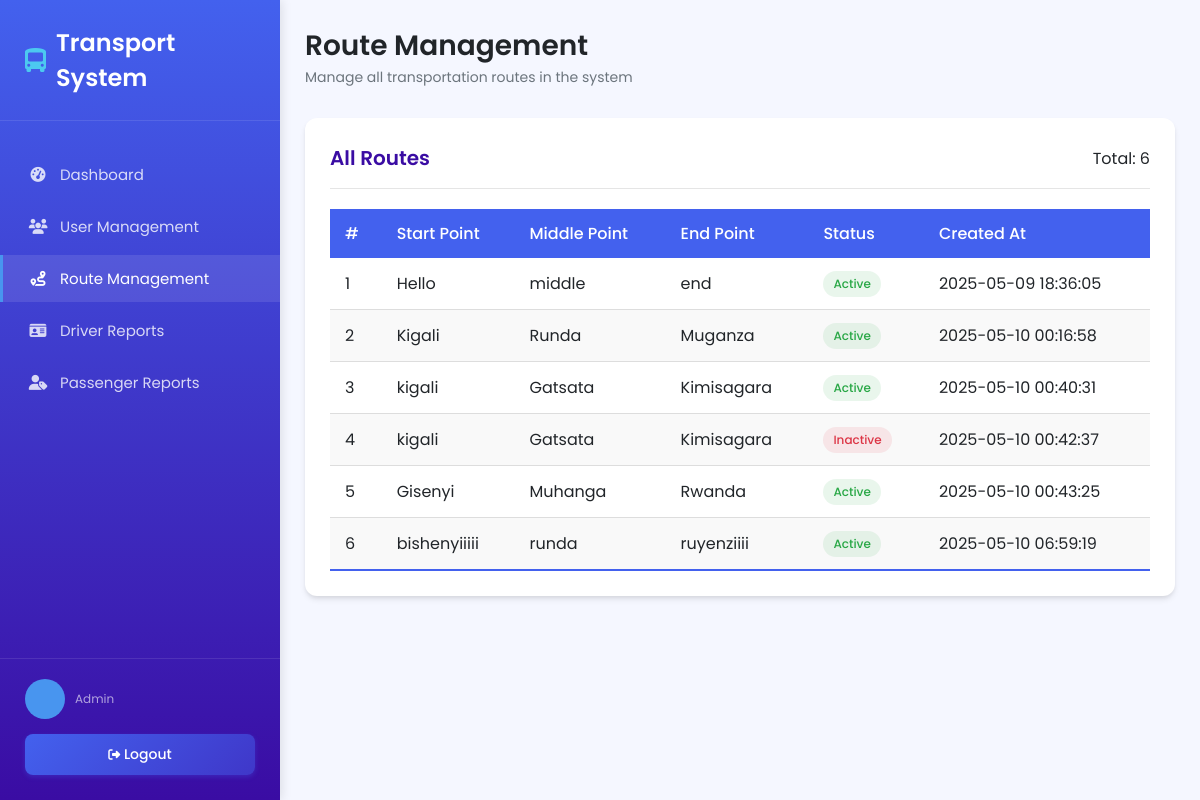
Before: /Dashboard/routes.php with the older database file.
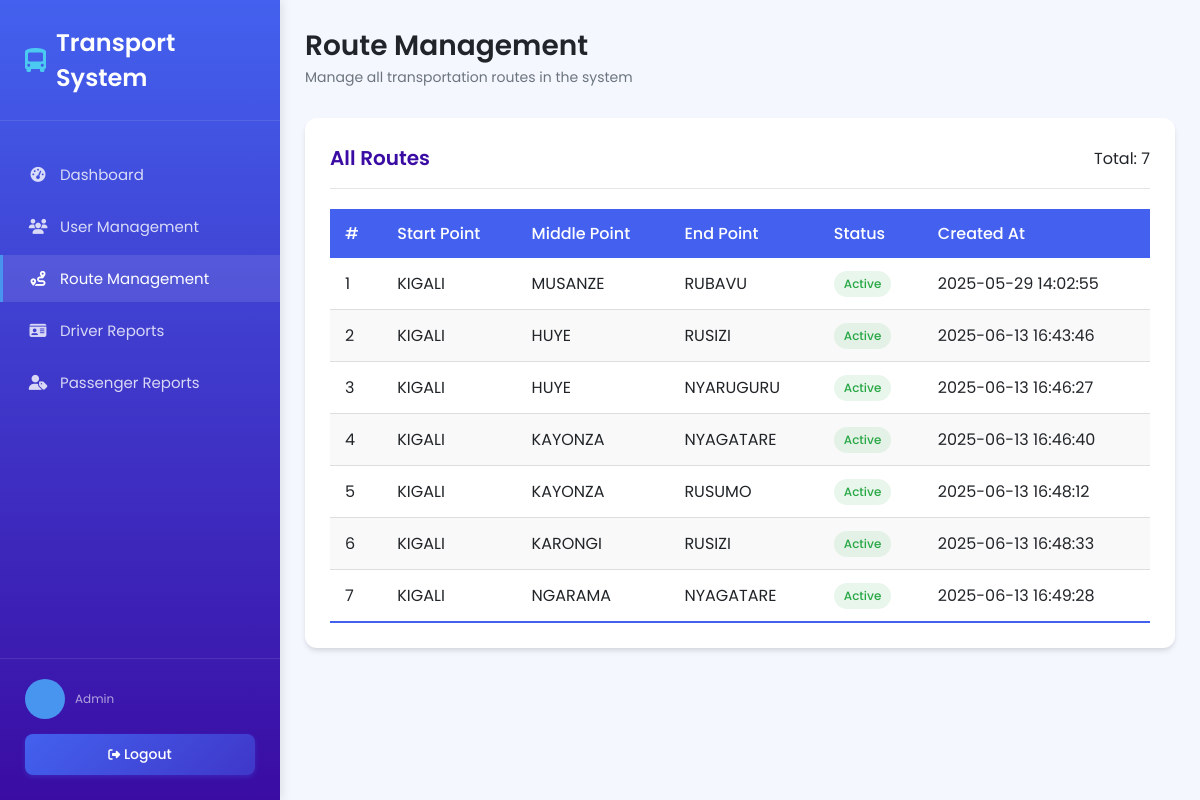
After: the same page with the newer database file.
### tables this page shows
CREATE TABLE `routes` (
  `id` int(11) NOT NULL,
  `start_point` varchar(255) NOT NULL,
  `middle_point` varchar(255) DEFAULT NULL,
  `end_point` varchar(255) NOT NULL,
  `status` enum('active','inactive') NOT NULL,
  `created_at` timestamp NOT NULL DEFAULT current_timestamp(),
  `distance` decimal(10,2) DEFAULT NULL,
  `estimated_time` varchar(50) DEFAULT NULL,
  `fare` decimal(10,2) DEFAULT NULL
);

### Dashboard/routes.php (the view, shortened to what this page needs)
<?php
include '../conn.php';
$sql = "SELECT id, start_point, middle_point, end_point, status, created_at FROM routes ORDER BY id ASC";
$result = mysqli_query($conn, $sql);
?>
<!DOCTYPE html>
<html lang="en">
<head>
  <link rel="stylesheet" href="https://cdnjs.cloudflare.com/ajax/libs/font-awesome/6.4.0/css/all.min.css">
</head>
<body>
  <div class="dashboard-layout">
    <div class="sidebar">
      <div class="brand">
        <h2><i class="fas fa-bus-alt brand-icon"></i> Transport System</h2>
      </div>
      <nav>
        <a href="dash.php"><i class="fas fa-tachometer-alt"></i> Dashboard</a>
        <a href="userdetails.php"><i class="fas fa-users"></i> User Management</a>
        <a href="routes.php" class="active"><i class="fas fa-route"></i> Route Management</a>
        <a href="driverdetails.php"><i class="fas fa-id-card"></i> Driver Reports</a>
        <a href="passengerdetails.php"><i class="fas fa-user-tag"></i> Passenger Reports</a>
      </nav>
      <div class="sidebar-footer">
        <div class="user-profile">
          <div class="user-avatar">
          </div>
          <div class="user-info">
            <small>Admin</small>
          </div>
        </div>
        <a href="logout.php" class="btn" style="display: block; text-align: center; margin-top: 15px;">
          <i class="fas fa-sign-out-alt"></i> Logout
        </a>
      </div>
    </div>
    <div class="main-content">
      <div class="page-header">
        <div class="page-title">
          <h1>Route Management</h1>
          <p>Manage all transportation routes in the system</p>
        </div>
      </div>
      <div class="card">
        <div class="card-header">
          <h2 class="card-title">All Routes</h2>
          <div class="card-actions">
            <span class="badge">Total: <?php echo mysqli_num_rows($result); ?></span>
          </div>
        </div>
        <div class="table-responsive">
          <table class="data-table">
            <thead>
              <tr>
                <th>#</th>
                <th>Start Point</th>
                <th>Middle Point</th>
                <th>End Point</th>
                <th>Status</th>
                <th>Created At</th>
              </tr>
            </thead>
            <tbody>
              <?php $counter = 1; ?>
              <?php while ($row = mysqli_fetch_assoc($result)): ?>
                <tr>
                  <td><?php echo $counter++; ?></td>
                  <td><?php echo htmlspecialchars($row['start_point']); ?></td>
                  <td><?php echo htmlspecialchars($row['middle_point']); ?></td>
                  <td><?php echo htmlspecialchars($row['end_point']); ?></td>
                  <td>
                    <span class="status-badge status-<?php echo strtolower($row['status']); ?>">
                      <?php echo ucfirst($row['status']); ?>
                    </span>
                  </td>
                  <td><?php echo htmlspecialchars($row['created_at']); ?></td>
                </tr>
              <?php endwhile; ?>
            </tbody>
          </table>
        </div>
      </div>
    </div>
  </div>
</body>
</html>

Changed rows visible on the page:
removed routes: start_point "Hello", middle_point "middle", end_point "end", status "Active", created_at "2025-05-09 18:36:05"
removed routes: start_point "Kigali", middle_point "Runda", end_point "Muganza", status "Active", created_at "2025-05-10 00:16:58"
removed routes: start_point "kigali", middle_point "Gatsata", end_point "Kimisagara", status "Active", created_at "2025-05-10 00:40:31"
removed routes: start_point "kigali", middle_point "Gatsata", end_point "Kimisagara", status "Inactive", created_at "2025-05-10 00:42:37"
removed routes: start_point "Gisenyi", middle_point "Muhanga", end_point "Rwanda", status "Active", created_at "2025-05-10 00:43:25"
removed routes: start_point "bishenyiiiii", middle_point "runda", end_point "ruyenziiii", status "Active", created_at "2025-05-10 06:59:19"
added routes: start_point "KIGALI", middle_point "MUSANZE", end_point "RUBAVU", status "Active", created_at "2025-05-29 14:02:55"
added routes: start_point "KIGALI", middle_point "HUYE", end_point "RUSIZI", status "Active", created_at "2025-06-13 16:43:46"
added routes: start_point "KIGALI", middle_point "HUYE", end_point "NYARUGURU", status "Active", created_at "2025-06-13 16:46:27"
added routes: start_point "KIGALI", middle_point "KAYONZA", end_point "NYAGATARE", status "Active", created_at "2025-06-13 16:46:40"
added routes: start_point "KIGALI", middle_point "KAYONZA", end_point "RUSUMO", status "Active", created_at "2025-06-13 16:48:12"
added routes: start_point "KIGALI", middle_point "KARONGI", end_point "RUSIZI", status "Active", created_at "2025-06-13 16:48:33"
added routes: start_point "KIGALI", middle_point "NGARAMA", end_point "NYAGATARE", status "Active", created_at "2025-06-13 16:49:28"
Other visible differences:
mysqli_num_rows($result): "6" → "7"
